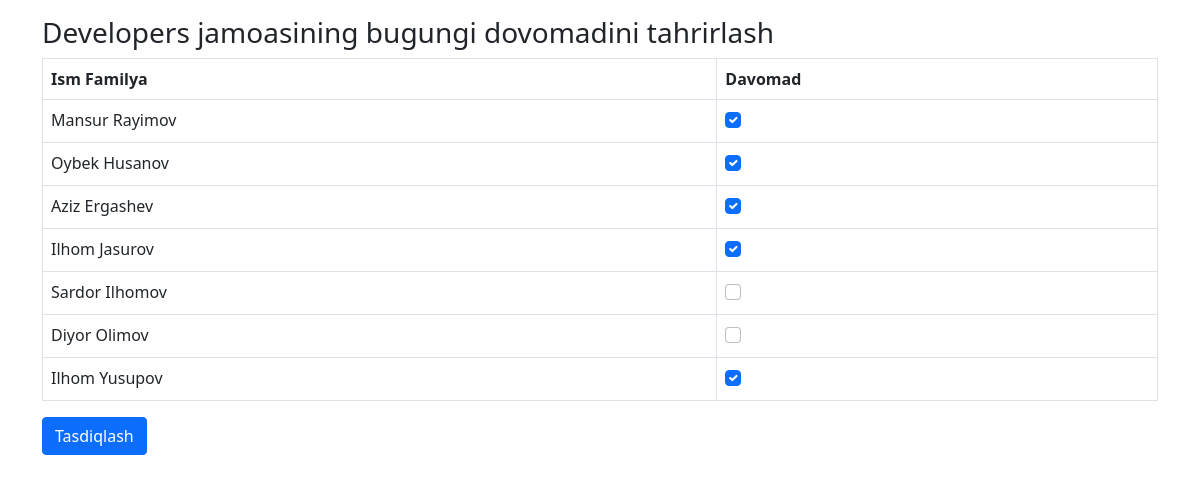
Page /36/attendance/update/ on the committed database.
### main/models.py (models this page shows, shortened)
class Attendance(models.Model):
    team = models.ForeignKey(Team, on_delete=models.CASCADE, related_name="attendances")
    date = models.DateField()

class Team(models.Model):
    name = models.CharField(max_length=50)

class Mark(models.Model):
        attendance = models.ForeignKey(Attendance, on_delete=models.CASCADE, related_name="marks")
        worker = models.ForeignKey(Worker,on_delete=models.CASCADE, related_name="marks")
        is_attended = models.BooleanField(default=False)
        class Meta:
            unique_together = ['attendance', 'worker']

class Worker(models.Model):
    first_name = models.CharField(max_length=50)
    last_name = models.CharField(max_length=50)
    position = models.CharField(max_length=70)
    team = models.ForeignKey(Team, on_delete=models.CASCADE,related_name="workers")

### main/views.py (the view, shortened to what this page needs)
# urls.py: path('<int:attendance_id>/attendance/update/',attendance_update, name='update'),
def attendance_update(request, attendance_id):
    attendance = Attendance.objects.get(id=attendance_id)
    if attendance.date == sana.today():
        return render(request, "update.html", {'attendance':attendance})
    else:
        return HttpResponse("Faqatgina bugungi olingan davomadlarni tahrirlash mumkin.")

### templates/update.html (shortened to what this page needs)
{% extends "base.html"%}
{% block content %}
    <div class="container mt-3">
        <div class=" mt-3">
            <h3 class="mt-3">{{attendance.team.name}} jamoasining bugungi dovomadini tahrirlash</h3>
            <form method="post"> {% csrf_token %}
            <table class="table table-bordered">
                <thead>
                  <tr>
                    <th scope="col">Ism Familya</th>
                    <th scope="col ">Davomad</th>
                  </tr>
                </thead>
                <tbody>
                    {% for mark in attendance.marks.all %}
                  <tr>
                    <td>{{mark.worker.first_name}} {{mark.worker.last_name}}</td>
                    <td>
                        <div class="form-check">
                            <input name="is_attended_{{mark.id}}" class="form-check-input" type="checkbox"  id="flexCheckChecked" {% if mark.is_attended %} checked {% endif %}>
                        </div>
                    </td>
                  </tr>
                  {% endfor %}
                </tbody>
            </table>
            <button class="btn btn-primary" type="submit">Tasdiqlash</button>
              </form>
        </div>
    </div>
{% endblock content %}

### rows in the picture
Attendance: team.name "Developers"
Mark: worker.first_name "Mansur", worker.last_name "Rayimov", is_attended "☑"
Mark: worker.first_name "Oybek", worker.last_name "Husanov", is_attended "☑"
Mark: worker.first_name "Aziz", worker.last_name "Ergashev", is_attended "☑"
Mark: worker.first_name "Ilhom", worker.last_name "Jasurov", is_attended "☑"
Mark: worker.first_name "Sardor", worker.last_name "Ilhomov"
Mark: worker.first_name "Diyor", worker.last_name "Olimov"
Mark: worker.first_name "Ilhom", worker.last_name "Yusupov", is_attended "☑"
